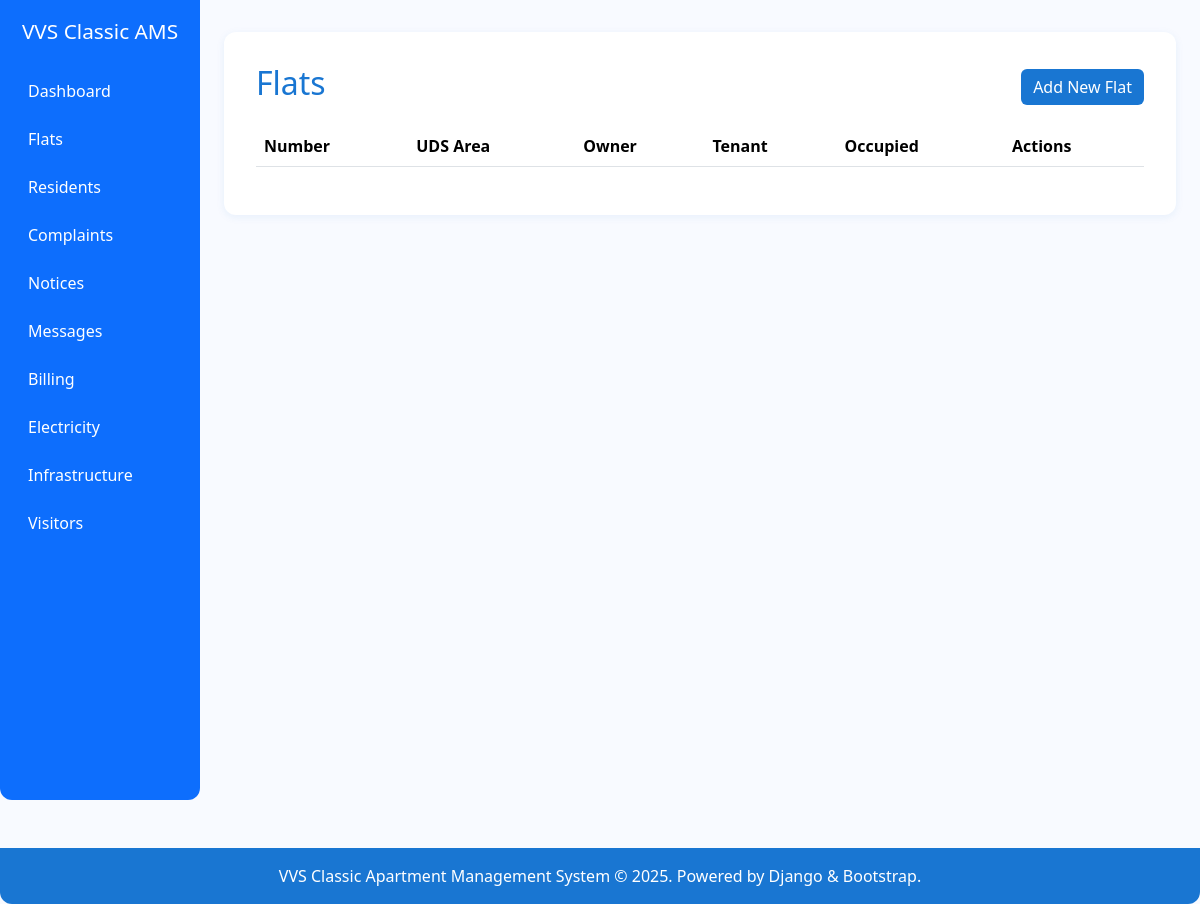
/flats/ (signed in), run on an earlier commit of the app's database.
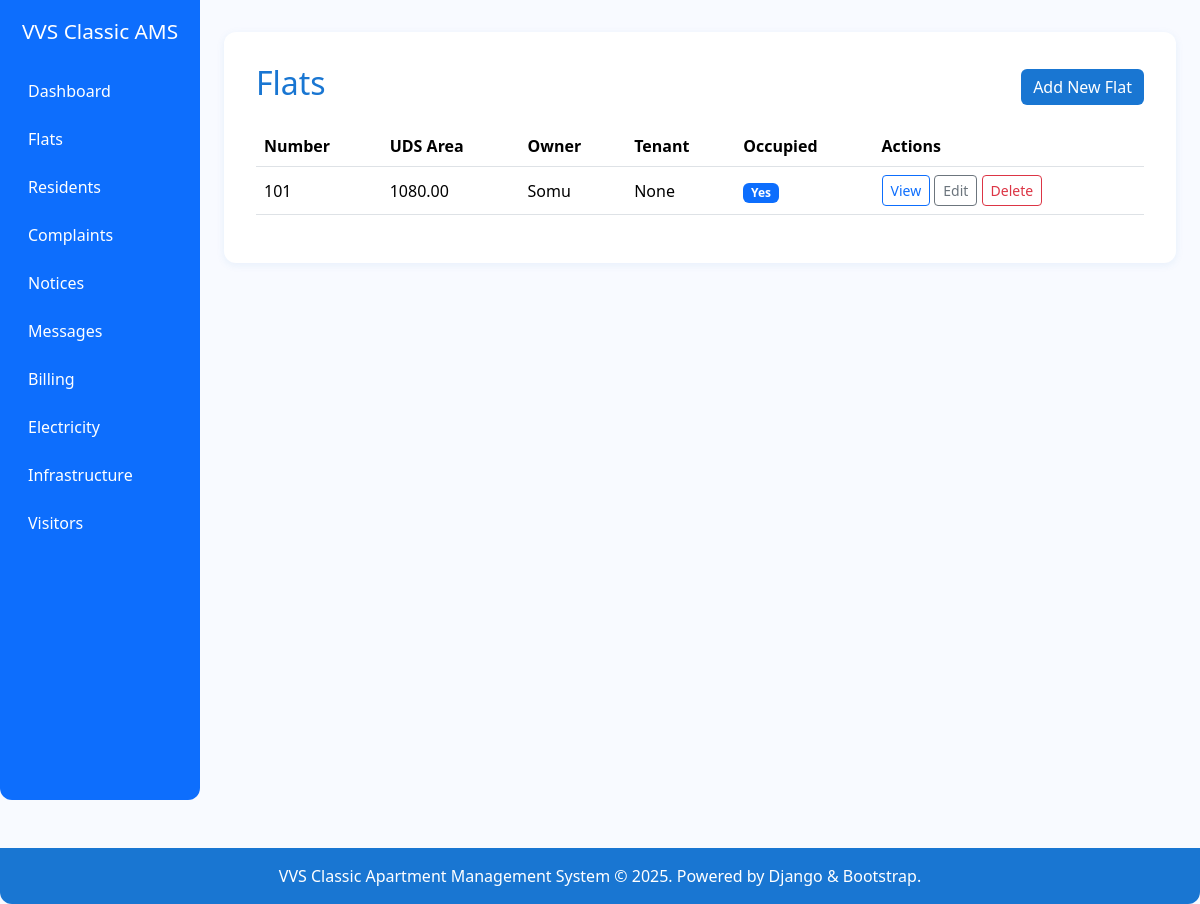
And on a later commit of the database.
### flats/models.py (models this page shows, shortened)
class Flat(models.Model):
    number = models.CharField(max_length=10, unique=True)
    uds_area = models.DecimalField(max_digits=8, decimal_places=2)
    ownership_type = models.CharField(max_length=20, choices=[('owner', 'Owner'), ('tenant', 'Tenant')])
    owner = models.ForeignKey(get_user_model(), on_delete=models.CASCADE, related_name='owned_flats')
    tenant = models.ForeignKey(get_user_model(), on_delete=models.SET_NULL, null=True, blank=True, related_name='rented_flats')
    is_occupied = models.BooleanField(default=True)
    occupancy_start = models.DateField(null=True, blank=True)
    occupancy_end = models.DateField(null=True, blank=True)
    created_at = models.DateTimeField(auto_now_add=True)
    updated_at = models.DateTimeField(auto_now=True)

### accounts/models.py (models this page shows)
class User(AbstractUser):
    pass

### flats/views.py (the view)
# urls.py: path('', views.flat_list, name='flat_list'),
@login_required
def flat_list(request):
    flats = Flat.objects.all()
    return render(request, 'flats/flat_list.html', {'flats': flats})

### templates/flats/flat_list.html
{% extends 'base.html' %}
{% block content %}
<div class="d-flex justify-content-between align-items-center mb-3">
    <h2>Flats</h2>
    <a href="{% url 'flats:flat_create' %}" class="btn btn-primary">Add New Flat</a>
</div>
<div class="table-responsive">
    <table class="table table-hover align-middle">
        <thead>
            <tr>
                <th>Number</th>
                <th>UDS Area</th>
                <th>Owner</th>
                <th>Tenant</th>
                <th>Occupied</th>
                <th>Actions</th>
            </tr>
        </thead>
        <tbody>
            {% for flat in flats %}
            <tr>
                <td>{{ flat.number }}</td>
                <td>{{ flat.uds_area }}</td>
                <td>{{ flat.owner }}</td>
                <td>{{ flat.tenant }}</td>
                <td>{% if flat.is_occupied %}<span class="badge bg-primary">Yes</span>{% else %}No{% endif %}</td>
                <td>
                    <a href="{% url 'flats:flat_detail' flat.pk %}" class="btn btn-sm btn-outline-primary">View</a>
                    <a href="{% url 'flats:flat_update' flat.pk %}" class="btn btn-sm btn-outline-secondary">Edit</a>
                    <a href="{% url 'flats:flat_delete' flat.pk %}" class="btn btn-sm btn-outline-danger">Delete</a>
                </td>
            </tr>
            {% endfor %}
        </tbody>
    </table>
</div>
{% endblock %}

What changed in the data, as far as the page shows it:
added Flat: number "101", uds_area "1080.00", owner "Somu", tenant "None", is_occupied "Yes"
